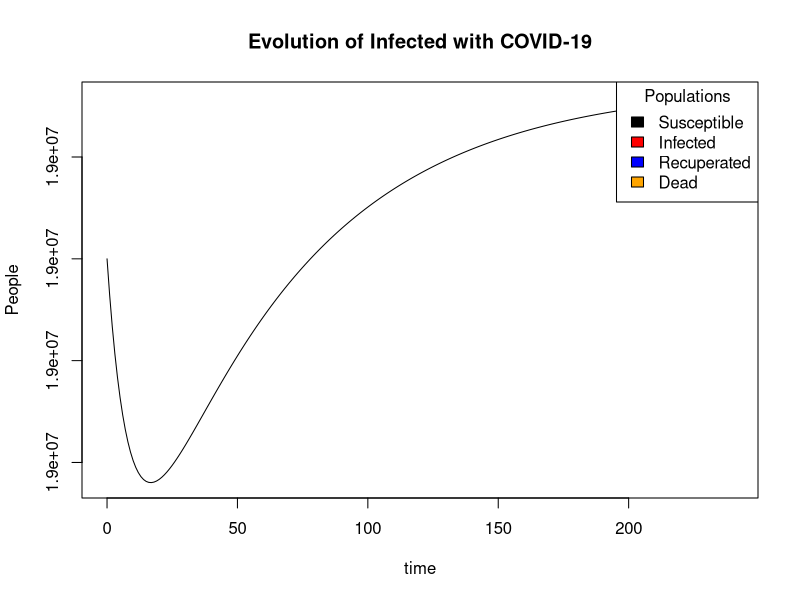
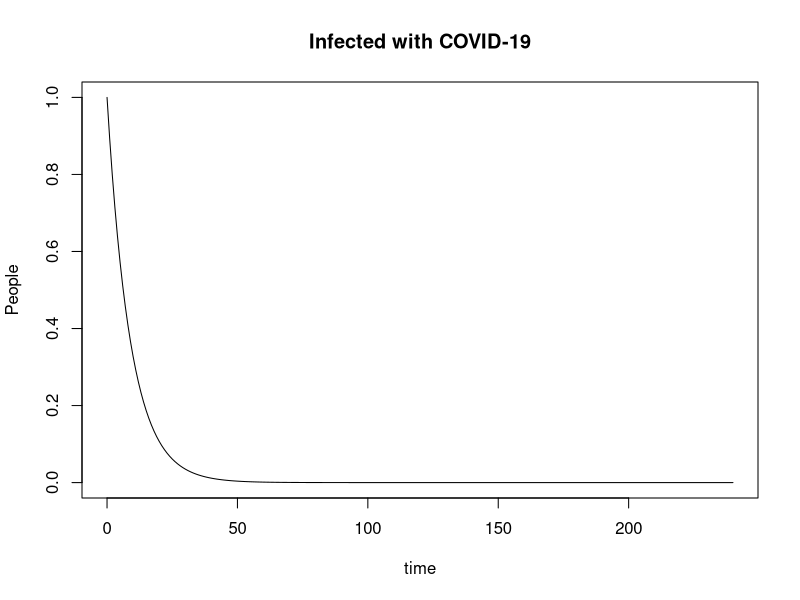

Here is the R script that generated these plots, in order:
library(deSolve);

epsilon=1;


mu= 0.016; #Born rate
#mu= 0;
N = 19000000;
alpha=0.19; #Transmission rate
#alpha=0.3;
beta = (1/3.5);
tmorth=0.0608; # dead natural rate of Chile 
tmcovid=0.0000035; #Dead Rate of COVID
tt=240; #Total time to simulate
tasahospital=0.0001; #Hospitalized

camas_uci=3500;

p = c(mu, N, alpha,  beta, tmorth, tmcovid);

S=N-epsilon;
I=epsilon;
R=0;
D=0;

start_SIR = c(S, I, R, D);

times = seq(0, 240, by = 1);

R0=(alpha/(beta+mu));

SIR = function(t,Z,p){
  S=Z[1]; I=Z[2]; R=Z[3]; D=Z[4]
  N=S+I+R+D;
  mu=p[1]; 
  alpha=p[3]; 
  beta=p[4];
  tmorth=p[5];
  tmcovid=p[6];
  dS=mu*(R)-alpha*S*I/N;
  dI=alpha*S*I/N-(mu+beta)*I;
  dR=beta*I-mu*R;
  dD=tmcovid*I;
  dZ=c(dS,dI,dR,dD);
  return(list(dZ))}

resol = ode(y=start_SIR, times=times, func=SIR, parms=p);

t=resol[,"time"];
plot(t,resol[,2],type="l",xlab="time",ylab="People",main="Evolution of Infected with COVID-19");
lines(t,resol[,3],col="red");
lines(t,resol[,4],col="blue");
lines(t,resol[,5],col="orange");
legend(x = "topright", legend = c("Susceptible", "Infected", "Recuperated", "Dead"), fill = c("black", "red", "blue","orange"), title = "Populations")

t=resol[,"time"];
plot(t,resol[,3],type="l",xlab="time",ylab="People",main="Infected with COVID-19");

theta=tmorth+tmcovid;

MaxI=max(resol[,3]);
Tmax=which.max(resol[,3]);
MaxR=max(resol[,4]);
Rmax=which.max(resol[,4]);

Porcentaje_Infectado=(resol[94,3]+resol[94,4])/N;

Hospitalizados=tasahospital*(resol[,3]);

camas_uci_disponible=Hospitalizados-camas_uci;
camas_uci_disponible_i =which(1*(camas_uci_disponible>=0)==1);

victimas_adicionales=max(camas_uci_disponible[camas_uci_disponible_i]);

Dia_d=camas_uci_disponible_i[1];

Muertos_estimados=max(resol[Rmax,5]);

total_resultado=cbind(resol,Hospitalizados);

colnames(total_resultado)[2:5] <- c("Susceptible", "Infected", "Recuperated", "Dead");

which.min(total_resultado[47:100,4])

#plot(total_resultado[1:90,4]);


resol[10,]
resol[29,]
Hospitalizados[29]

Hospitalizados[37]
resol[37,]

resol[Dia_d,]
